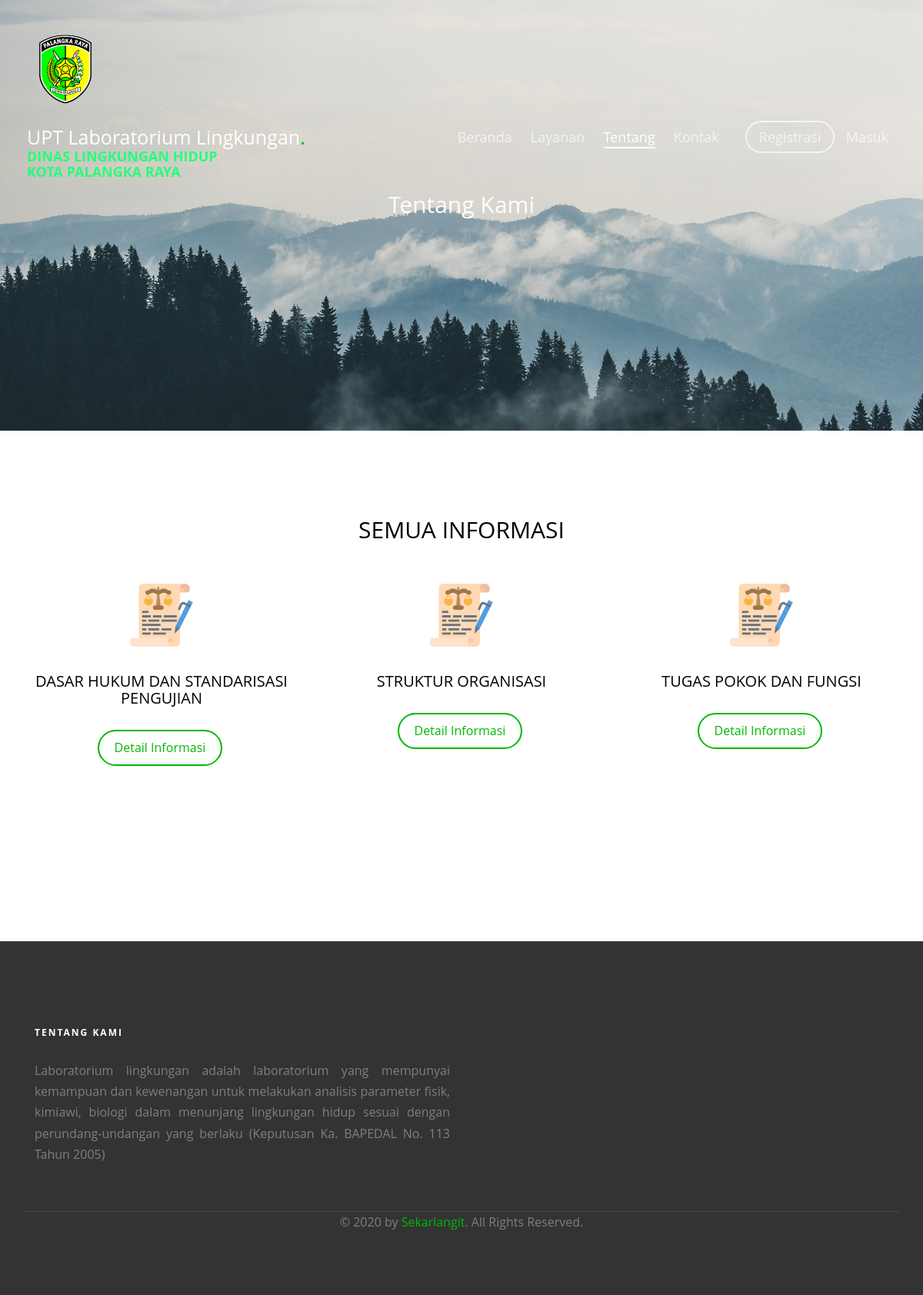
The app's page /index.php/tentang with its own data.
### tables this page shows
CREATE TABLE `tbl_tentang` (
  `tentang_id` int(11) NOT NULL,
  `tentang_judul` varchar(100) NOT NULL,
  `tentang_isi` text NOT NULL
);

### application/controllers/Tentang.php (called while the page is built, shortened)
<?php
class Tentang extends CI_Controller{
	function __construct(){
		$this->load->model('m_tentang');
	}
	function index(){
        $x['data']=$this->m_tentang->get_tentang();
		$x['menu']="tentang";
		$this->load->view('v_tentang',$x);
    }
}

### index.php (called while the page is built, shortened)
<?php
require_once BASEPATH.'core/CodeIgniter.php';

### application/models/M_tentang.php (called while the page is built, shortened)
<?php
class M_tentang extends CI_Model{
	function get_tentang(){
		$hsl=$this->db->query("SELECT * FROM tbl_tentang ORDER BY tentang_id DESC");
		return $hsl;
	}
}

### application/views/v_tentang.php (the view, shortened to what this page needs)
<!DOCTYPE html>
<html class="no-js">
	<head>
	<link rel="stylesheet" href="<?php echo base_url().'theme/css/animate.css'?>">
	<link rel="stylesheet" href="<?php echo base_url().'theme/css/icomoon.css'?>">
	<link rel="stylesheet" href="<?php echo base_url().'theme/css/bootstrap.css'?>">
	<link rel="stylesheet" href="<?php echo base_url().'theme/css/flexslider.css'?>">
	<link rel="stylesheet" href="<?php echo base_url().'theme/css/style.css'?>">
	</head>
	<body>
	</header>
	<aside id="fh5co-hero" style="height: 560px;">
		<div class="flexslider " style="height: 560px;">
			<ul class="slides"  style="height: 560px;">
		   	<li style="background-image: url(<?php echo base_url().'theme/images/slide_1.jpg'?>);">
		   		<div class="container">
		   			<div class="col-md-10 col-md-offset-1 text-center slider-text" style="height: 560px;">
		   				<div class="slider-text-inner">
		   					<h2 style="font-size: 30px;">Tentang Kami</h2>
		   				</div>
		   			</div>
		   		</div>
		   	</li>
		  	</ul>
	  	</div>
	</aside>
	<div class="fh5co-services">
		<div class="container">
			<div class="row">
				<div class="col-md-6 col-md-offset-3 text-center fh5co-heading animate-box">
					<h2>SEMUA INFORMASI</h2>
				</div>
				<?php foreach ($data->result() as $key => $value) { ?>
				<div class="col-md-4 text-center item-block">
					<span class="icon"><img src="<?php echo base_url().'theme/images/001-contract.png'?>" class="img-responsive"></span>
					<h3><?= strtoupper($value->tentang_judul) ?></h3>
					<p><a href="<?php echo base_url().'tentang/detail/'.$value->tentang_id?>" class="btn btn-primary btn-outline with-arrow">Detail Informasi <i class="icon-arrow-right"></i></a></p>
				</div>
				<?php } ?>
			</div>
		</div>
	</div>
	</div>
	</body>
</html>

### theme/css/flexslider.css (style rules this page uses)
.slides, .slides > li, .flex-control-nav, .flex-direction-nav { margin: 0; padding: 0; list-style: none; }
.flexslider { margin: 0; padding: 0; }
.flexslider .slides > li { display: none; -webkit-backface-visibility: hidden; }
.flexslider .slides:after { display: block; clear: both; visibility: hidden; line-height: 0; height: 0; }
.flexslider { margin: 0 0 60px; background: #ffffff; border: 4px solid #ffffff; position: relative; zoom: 1; -webkit-border-radius: 4px; -moz-border-radius: 4px; border-radius: 4px; -webkit-box-shadow: '' 0 1px 4px rgba(0, 0, 0, 0.2); -moz-box-shadow: '' 0 1px 4px rgba(0, 0, 0, 0.2); -o-box-shadow: '' 0 1px 4px rgba(0, 0, 0, 0.2); box-shadow: '' 0 1px 4px rgba(0, 0, 0, 0.2); }
.flexslider .slides { zoom: 1; }

### theme/css/style.css (style rules this page uses)
body { font-family: "Open Sans", Arial, sans-serif; font-weight: 400; font-size: 16px; line-height: 1.7; color: #7f7f7f; background: #fff; height: 100%; position: relative; }
a { color: #00B906; -webkit-transition: 0.5s; -o-transition: 0.5s; transition: 0.5s; }
p { margin-bottom: 30px; }
h1, h2, h3, h4, h5, h6, figure { color: #000; font-family: "Open Sans", Arial, sans-serif; font-weight: 400; margin: 0 0 30px 0; }
.btn { margin-right: 4px; margin-bottom: 4px; font-family: "Open Sans", Arial, sans-serif; font-size: 16px; font-weight: 400; -webkit-border-radius: 30px; -moz-border-radius: 30px; -ms-border-radius: 30px; border-radius: 30px; -webkit-transition: 0.5s; -o-transition: 0.5s; transition: 0.5s; }
.btn-primary { background: #00B906; color: #fff; border: 2px solid #00B906; }
.btn-primary.btn-outline { background: transparent; color: #00B906; border: 2px solid #00B906; }
.btn-outline { background: none; border: 2px solid gray; font-size: 16px; -webkit-transition: 0.3s; -o-transition: 0.3s; transition: 0.3s; }
.btn.with-arrow { position: relative; -webkit-transition: 0.3s; -o-transition: 0.3s; transition: 0.3s; }
#fh5co-hero { min-height: 560px; background: #fff url(../images/loader.gif) no-repeat center center; }
#fh5co-hero .flexslider { border: none; z-index: 1; margin-bottom: 0; }
#fh5co-hero .flexslider .slides { position: relative; overflow: hidden; }
#fh5co-hero .flexslider .slides li { background-repeat: no-repeat; background-size: cover; background-position: center center; min-height: 400px; }
#fh5co-hero .flexslider .slider-text { display: table; opacity: 0; min-height: 400px; }
#fh5co-hero .flexslider .slider-text>.slider-text-inner { display: table-cell; vertical-align: middle; min-height: 400px; }
#fh5co-hero .flexslider .slider-text>.slider-text-inner h2 { font-size: 70px; font-weight: 400; color: #fff; }
#fh5co-why-us, .fh5co-services { padding: 7em 0; }
#fh5co-why-us .item-block, .fh5co-services .item-block { margin-bottom: 7em; float: left; }
#fh5co-why-us .item-block .icon, .fh5co-services .item-block .icon { display: block; margin-bottom: 30px; }
#fh5co-why-us .item-block .icon img, .fh5co-services .item-block .icon img { max-width: inherit; height: 90px; margin: 0 auto; }
#fh5co-why-us .item-block h3, .fh5co-services .item-block h3 { font-size: 20px; }
#fh5co-why-us .item-block p:last-child, .fh5co-services .item-block p:last-child { margin-bottom: 0; }
.fh5co-heading { margin-bottom: 30px; }
.fh5co-heading h2 { margin-bottom: 20px; }
.js .animate-box { opacity: 0; }

### records on screen
tbl_tentang: tentang_judul "DASAR HUKUM DAN STANDARISASI PENGUJIAN"
tbl_tentang: tentang_judul "STRUKTUR ORGANISASI"
tbl_tentang: tentang_judul "TUGAS POKOK DAN FUNGSI"
